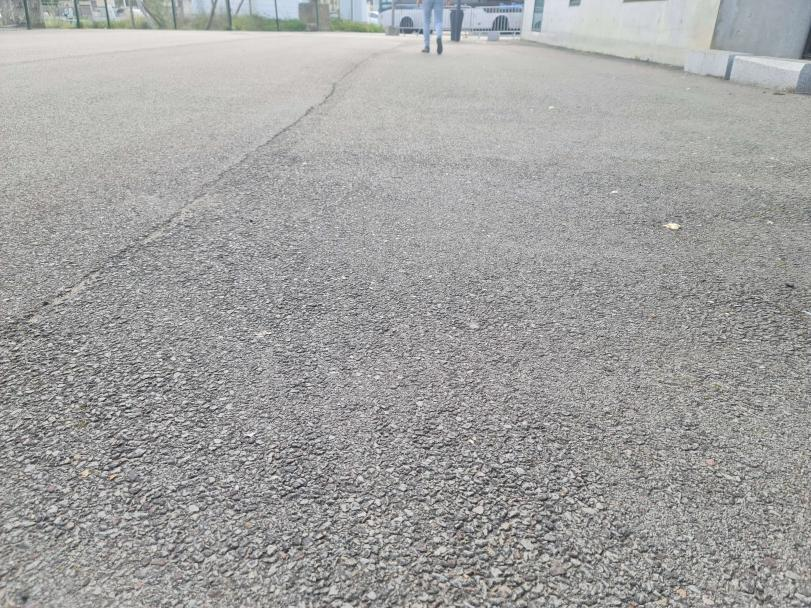
//> input picture VISION/ENVI/Images/ground.jpg, 811 x 608 px, given in place of the camera
$ ./obstacle   (built with g++ and OpenCV 4)
//> lines starting //> are read from the running program, lines starting //| are printed output that depends on the picture
#include <opencv2/opencv.hpp>

int main() {
    // Initialiser la capture vidéo depuis la webcam
    cv::VideoCapture cap(0);

    // Vérifier si la capture vidéo est ouverte
    if (!cap.isOpened()) {
        std::cout << "Erreur lors de l'ouverture de la webcam." << std::endl;
        return -1;
    }

    // Définir la valeur de seuil
    int seuil = 100;

    // Définir la valeur de seuil_obstacle
    double seuil_obstacle = 10.0;  // Ajustez selon vos besoins

    while (true) {
        // Capturer une image depuis la webcam
        cv::Mat src;
        cap >> src;
//> src is the input picture: 608 rows x 811 cols, CV_8UC3; mean B, G, R 160.4, 161.6, 161.5

        // Vérifier si l'image est correctement capturée
        if (src.empty()) {
            std::cout << "Erreur lors de la capture de l'image depuis la webcam." << std::endl;
            break;
        }

        // Convertir l'image en niveaux de gris
        cv::Mat gray;
        cv::cvtColor(src, gray, cv::COLOR_BGR2GRAY);

        // Seuillage
        cv::Mat binary_image;
        cv::threshold(gray, binary_image, seuil, 255, cv::THRESH_BINARY);
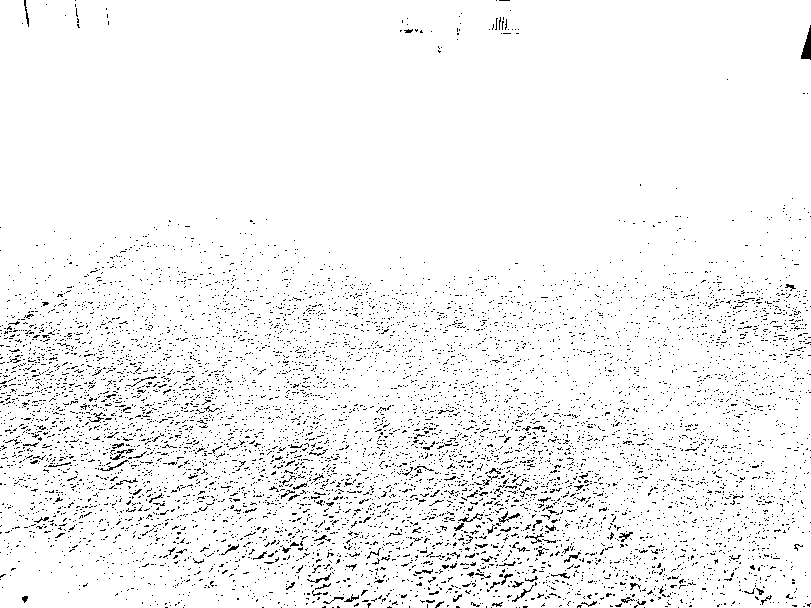
//> binary_image: 608 rows x 811 cols, CV_8UC1; 95.4% white; black in thin lines or dots

        // Analyse de l'image seuillée
        int half_height = binary_image.rows / 2;
//> half_height = 304
        cv::Mat bottom_half = binary_image.rowRange(half_height, binary_image.rows);
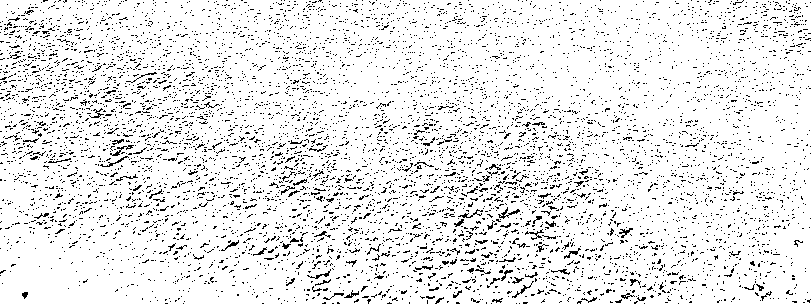
//> bottom_half: 304 rows x 811 cols, CV_8UC1; 91.5% white; black in thin lines or dots

        // Calculer le pourcentage de pixels noirs dans la moitié inférieure de l'image
        double black_percentage = (cv::countNonZero(bottom_half == 0) * 100.0) / bottom_half.total();
//> black_percentage = 8.47

        // Prendre une décision
        if (black_percentage > seuil_obstacle) {
            std::cout << "Obstacle détecté, ne pas avancer." << std::endl;
            // Ajoutez ici le code pour arrêter le véhicule
        } else {
            std::cout << "Aucun obstacle détecté dans la moitié inférieure, vous pouvez avancer." << std::endl;
            // Ajoutez ici le code pour commander l'avancement du véhicule
        }

        // Afficher l'image seuillée
        cv::imshow("Resultat", binary_image);

        // Attendre une petite période et vérifier si une touche est pressée
        if (cv::waitKey(30) >= 0) {
//> the Esc key is pressed
            break;
        }
    }

    // Fermer la fenêtre et libérer la capture vidéo
    cap.release();
    cv::destroyAllWindows();

    return 0;
}
